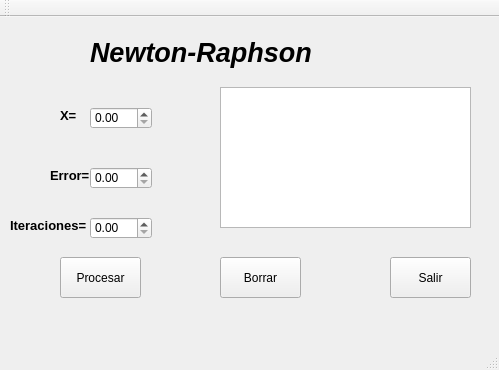
<?xml version="1.0" encoding="UTF-8"?>
<ui version="4.0">
 <class>Newtonr</class>
 <widget class="QMainWindow" name="Newtonr">
  <property name="geometry">
   <rect>
    <x>0</x>
    <y>0</y>
    <width>499</width>
    <height>370</height>
   </rect>
  </property>
  <property name="windowTitle">
   <string>Newtonr</string>
  </property>
  <widget class="QWidget" name="centralWidget">
   <widget class="QPushButton" name="Salir">
    <property name="geometry">
     <rect>
      <x>390</x>
      <y>240</y>
      <width>81</width>
      <height>41</height>
     </rect>
    </property>
    <property name="text">
     <string>Salir</string>
    </property>
   </widget>
   <widget class="QDoubleSpinBox" name="x">
    <property name="geometry">
     <rect>
      <x>90</x>
      <y>90</y>
      <width>62</width>
      <height>22</height>
     </rect>
    </property>
   </widget>
   <widget class="QLabel" name="label">
    <property name="geometry">
     <rect>
      <x>60</x>
      <y>90</y>
      <width>21</width>
      <height>16</height>
     </rect>
    </property>
    <property name="font">
     <font>
      <family>Arial</family>
      <pointsize>10</pointsize>
      <weight>75</weight>
      <bold>true</bold>
     </font>
    </property>
    <property name="text">
     <string>X=</string>
    </property>
   </widget>
   <widget class="QPushButton" name="Procesar">
    <property name="geometry">
     <rect>
      <x>60</x>
      <y>240</y>
      <width>81</width>
      <height>41</height>
     </rect>
    </property>
    <property name="text">
     <string>Procesar</string>
    </property>
   </widget>
   <widget class="QPushButton" name="Borrar">
    <property name="geometry">
     <rect>
      <x>220</x>
      <y>240</y>
      <width>81</width>
      <height>41</height>
     </rect>
    </property>
    <property name="text">
     <string>Borrar</string>
    </property>
   </widget>
   <widget class="QLabel" name="label_2">
    <property name="geometry">
     <rect>
      <x>50</x>
      <y>150</y>
      <width>41</width>
      <height>16</height>
     </rect>
    </property>
    <property name="font">
     <font>
      <family>Arial</family>
      <pointsize>10</pointsize>
      <weight>75</weight>
      <bold>true</bold>
     </font>
    </property>
    <property name="text">
     <string>Error=</string>
    </property>
   </widget>
   <widget class="QTextBrowser" name="texto">
    <property name="geometry">
     <rect>
      <x>220</x>
      <y>70</y>
      <width>251</width>
      <height>141</height>
     </rect>
    </property>
   </widget>
   <widget class="QDoubleSpinBox" name="err">
    <property name="geometry">
     <rect>
      <x>90</x>
      <y>150</y>
      <width>62</width>
      <height>22</height>
     </rect>
    </property>
   </widget>
   <widget class="QLabel" name="label_3">
    <property name="geometry">
     <rect>
      <x>10</x>
      <y>200</y>
      <width>81</width>
      <height>16</height>
     </rect>
    </property>
    <property name="font">
     <font>
      <family>Arial</family>
      <pointsize>10</pointsize>
      <weight>75</weight>
      <bold>true</bold>
     </font>
    </property>
    <property name="text">
     <string>Iteraciones=</string>
    </property>
   </widget>
   <widget class="QDoubleSpinBox" name="in">
    <property name="geometry">
     <rect>
      <x>90</x>
      <y>200</y>
      <width>62</width>
      <height>22</height>
     </rect>
    </property>
   </widget>
   <widget class="QLabel" name="label_4">
    <property name="geometry">
     <rect>
      <x>90</x>
      <y>10</y>
      <width>221</width>
      <height>51</height>
     </rect>
    </property>
    <property name="font">
     <font>
      <family>Arial</family>
      <pointsize>20</pointsize>
      <weight>75</weight>
      <italic>true</italic>
      <bold>true</bold>
     </font>
    </property>
    <property name="text">
     <string>Newton-Raphson</string>
    </property>
   </widget>
  </widget>
  <widget class="QMenuBar" name="menuBar">
   <property name="geometry">
    <rect>
     <x>0</x>
     <y>0</y>
     <width>499</width>
     <height>21</height>
    </rect>
   </property>
  </widget>
  <widget class="QToolBar" name="mainToolBar">
   <attribute name="toolBarArea">
    <enum>TopToolBarArea</enum>
   </attribute>
   <attribute name="toolBarBreak">
    <bool>false</bool>
   </attribute>
  </widget>
  <widget class="QStatusBar" name="statusBar"/>
 </widget>
 <layoutdefault spacing="6" margin="11"/>
 <resources/>
 <connections/>
</ui>
